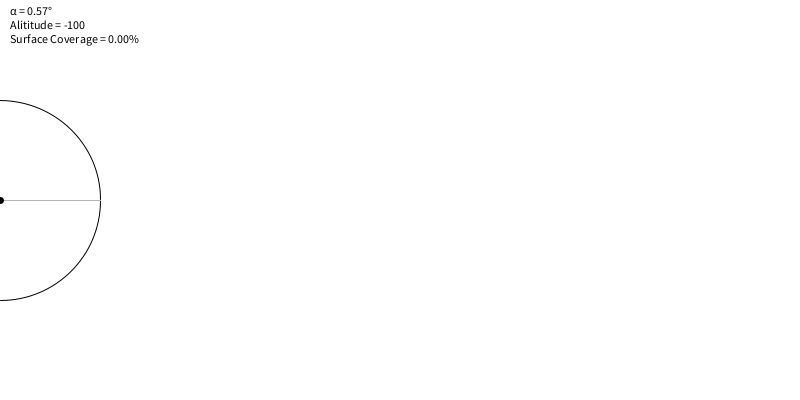
Frame 1 (no input)
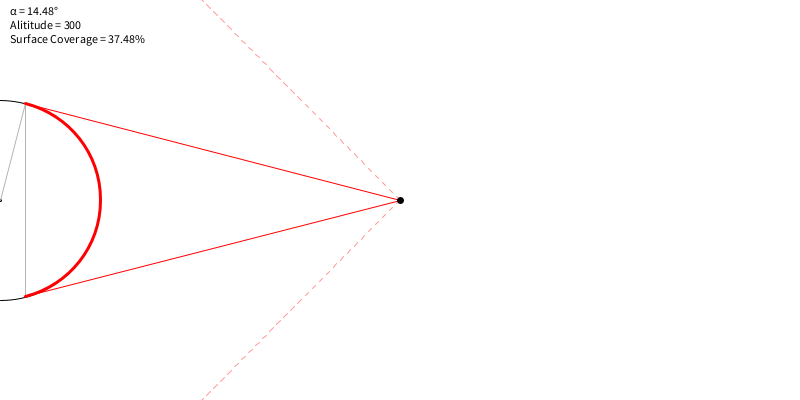
Frame 2 (the mouse pressed at the canvas centre, redrawn once)

The Processing sketch that drew these frames (run headless with seeded random() and noise(); the mouse was pressed at the canvas centre and the sketch redrawn once):

// Processing sketch: processing_107166
// ── processing_107166.pde

float radius = 100.0;
float diameter = radius * 2.0;

void setup()
{
  size(800, 400);
  noLoop();
}
// ISS: 6
// GEO: 562
// moon: 6034
void draw()
{
  // Go, go, gadget trigonometry!
  float rsat = max(radius, mouseX); // altitude from center of sphere
  float h = mouseX - radius; // height, i.e. altitude
  float a_horizon = asin(radius / (rsat));
  float a_desired = map(mouseY, 0, height, 0.01, HALF_PI);
  float a = min(a_horizon, a_desired);
  //float d = rsat * cos(a) - sqrt(radius*radius - rsat*rsat * sin(a) * sin(a)); // same as s

  // from http://www-personal.umich.edu/~btcesul/OSU_AAE4517/Week4/sat_angle_coverage.pdf
  float f = rsat/radius * sin(a);
  float beta = asin(clamp(f, -1.0, 1.0)) - a;
  //float theta = acos(rsat/radius * sin(a));
  float s = rsat * cos(a) - sqrt(radius*radius - rsat*rsat * sin(a) * sin(a));
  float w = radius * sin(beta);
  float a1 = sqrt(radius*radius - w*w);

  background(255);
  pushStyle();
  strokeWeight(1);

  // draw the sphere and center dot
  arc(0, height/2, diameter, diameter, TWO_PI-HALF_PI, TWO_PI);
  arc(0, height/2, diameter, diameter, 0, HALF_PI);
  fill(0);
  ellipse(0, height/2, 2, 2);

  // draw the lines to the sphere
  stroke(255, 0, 0);
  pushMatrix();
  translate(mouseX, height/2);
  rotate(a);
  line(0, 0, -s, 0);
  rotate(-2 * a);
  line(0, 0, -s, 0);
  popMatrix();

  // draw ugly dotted lines if the actual angle is greater than the angle to the horizon
  if (a_desired > a_horizon)
  {
    stroke(255, 150, 150);
    pushMatrix();
    translate(mouseX, height/2);
    rotate(a_desired);
    dotted_line(0, 0, -s * 2.0, 0);
    rotate(-2 * a_desired);
    dotted_line(0, 0, -s * 2.0, 0);
    popMatrix();
  }

  // line from center to edge of length 'radius'
  stroke(180);
  pushMatrix();
  translate(0, height/2);
  rotate(TWO_PI - beta);
  line(0, 0, radius, 0);
  popMatrix();

  // draw the swath
  pushMatrix();
  translate(a1, height/2);
  line(0, 0, 0, -w);
  line(0, 0, 0, w);
  popMatrix();

  // highlight coverage area on the sphere
  stroke(255, 0, 0);
  strokeWeight(3);
  noFill();
  arc(0, height/2, diameter, diameter, TWO_PI-beta, TWO_PI);
  arc(0, height/2, diameter, diameter, 0, beta);

  // satellite
  fill(0);
  stroke(0);
  ellipse(mouseX, height/2, 4, 4);

  text(
  "\u03B1 = " + nf(degrees(a), 0, 2) + "\u00B0\n" +
  "Alititude = " + nf(h, 0, 0) + "\n" +
  "Surface Coverage = " + nf((1 - cos(beta)) * 50.0, 0, 2) + "%"
  , 10, 15);

  popStyle();
}

void dotted_line(float x1, float y1, float x2, float y2)
{
  float d = dist(x1, y1, x2, y2);
  float inc = 1.0 / (d / 5.0);

  float p = 0.0;
  while (p < 1.0)
  {
    float xs = lerp(x1, x2, p);
    float xe = lerp(x1, x2, p + inc);
    float ys = lerp(y1, y2, p);
    float ye = lerp(y1, y2, p + inc);

    line(xs, ys, xe, ye);

    p += (inc * 2.0);
  }
}

void mouseMoved()
{
  redraw();
}

float clamp(float v, float mi, float ma)
{
  if(v > ma) return ma;
  if(v < mi) return mi;
  return v;
}
